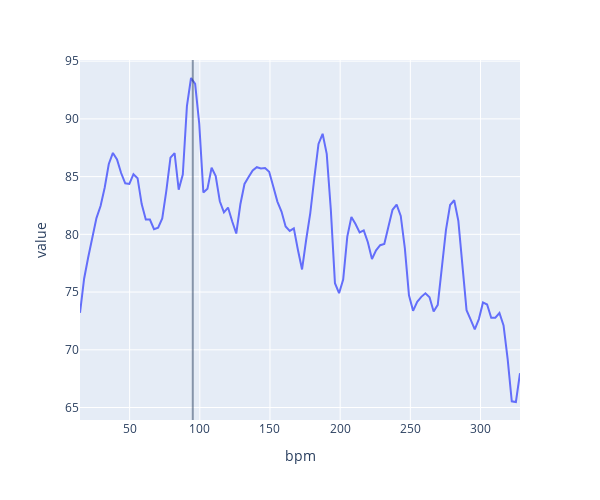

The notebook cell saved with this chart:
### Code cell
import plotly.express

fig = plotly.express.line(spectrum.reset_index(), x='bpm', y='value', height=500, width=600)
fig.add_vline(x=95.0, opacity=0.5)
